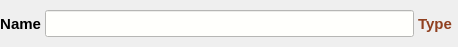
<?xml version="1.0" encoding="UTF-8"?>
<ui version="4.0">
 <class>ValueWidget</class>
 <widget class="QWidget" name="ValueWidget">
  <property name="geometry">
   <rect>
    <x>0</x>
    <y>0</y>
    <width>458</width>
    <height>47</height>
   </rect>
  </property>
  <property name="windowTitle">
   <string notr="true">Form</string>
  </property>
  <layout class="QHBoxLayout" name="horizontalLayout" stretch="0,0,0">
   <property name="spacing">
    <number>4</number>
   </property>
   <property name="sizeConstraint">
    <enum>QLayout::SetDefaultConstraint</enum>
   </property>
   <property name="leftMargin">
    <number>0</number>
   </property>
   <property name="topMargin">
    <number>0</number>
   </property>
   <property name="rightMargin">
    <number>0</number>
   </property>
   <property name="bottomMargin">
    <number>0</number>
   </property>
   <item>
    <widget class="QLabel" name="nameLabel">
     <property name="sizePolicy">
      <sizepolicy hsizetype="Preferred" vsizetype="Preferred">
       <horstretch>0</horstretch>
       <verstretch>0</verstretch>
      </sizepolicy>
     </property>
     <property name="minimumSize">
      <size>
       <width>40</width>
       <height>0</height>
      </size>
     </property>
     <property name="font">
      <font>
       <pointsize>11</pointsize>
       <weight>75</weight>
       <bold>true</bold>
      </font>
     </property>
     <property name="layoutDirection">
      <enum>Qt::LeftToRight</enum>
     </property>
     <property name="locale">
      <locale language="C" country="AnyCountry"/>
     </property>
     <property name="text">
      <string>Name</string>
     </property>
     <property name="alignment">
      <set>Qt::AlignRight|Qt::AlignTrailing|Qt::AlignVCenter</set>
     </property>
    </widget>
   </item>
   <item>
    <widget class="QLineEdit" name="valueLine">
     <property name="palette">
      <palette>
       <active>
        <colorrole role="Button">
         <brush brushstyle="SolidPattern">
          <color alpha="255">
           <red>255</red>
           <green>255</green>
           <blue>252</blue>
          </color>
         </brush>
        </colorrole>
        <colorrole role="Text">
         <brush brushstyle="SolidPattern">
          <color alpha="255">
           <red>32</red>
           <green>32</green>
           <blue>144</blue>
          </color>
         </brush>
        </colorrole>
        <colorrole role="Base">
         <brush brushstyle="SolidPattern">
          <color alpha="255">
           <red>255</red>
           <green>255</green>
           <blue>252</blue>
          </color>
         </brush>
        </colorrole>
        <colorrole role="Window">
         <brush brushstyle="SolidPattern">
          <color alpha="255">
           <red>255</red>
           <green>255</green>
           <blue>252</blue>
          </color>
         </brush>
        </colorrole>
       </active>
       <inactive>
        <colorrole role="Button">
         <brush brushstyle="SolidPattern">
          <color alpha="255">
           <red>255</red>
           <green>255</green>
           <blue>252</blue>
          </color>
         </brush>
        </colorrole>
        <colorrole role="Text">
         <brush brushstyle="SolidPattern">
          <color alpha="255">
           <red>32</red>
           <green>32</green>
           <blue>144</blue>
          </color>
         </brush>
        </colorrole>
        <colorrole role="Base">
         <brush brushstyle="SolidPattern">
          <color alpha="255">
           <red>255</red>
           <green>255</green>
           <blue>252</blue>
          </color>
         </brush>
        </colorrole>
        <colorrole role="Window">
         <brush brushstyle="SolidPattern">
          <color alpha="255">
           <red>255</red>
           <green>255</green>
           <blue>252</blue>
          </color>
         </brush>
        </colorrole>
       </inactive>
       <disabled>
        <colorrole role="Button">
         <brush brushstyle="SolidPattern">
          <color alpha="255">
           <red>255</red>
           <green>255</green>
           <blue>252</blue>
          </color>
         </brush>
        </colorrole>
        <colorrole role="Text">
         <brush brushstyle="SolidPattern">
          <color alpha="255">
           <red>144</red>
           <green>144</green>
           <blue>144</blue>
          </color>
         </brush>
        </colorrole>
        <colorrole role="Base">
         <brush brushstyle="SolidPattern">
          <color alpha="255">
           <red>255</red>
           <green>255</green>
           <blue>252</blue>
          </color>
         </brush>
        </colorrole>
        <colorrole role="Window">
         <brush brushstyle="SolidPattern">
          <color alpha="255">
           <red>255</red>
           <green>255</green>
           <blue>252</blue>
          </color>
         </brush>
        </colorrole>
       </disabled>
      </palette>
     </property>
     <property name="font">
      <font>
       <family>Roboto</family>
       <pointsize>12</pointsize>
       <weight>75</weight>
       <bold>true</bold>
      </font>
     </property>
     <property name="mouseTracking">
      <bool>false</bool>
     </property>
     <property name="acceptDrops">
      <bool>false</bool>
     </property>
     <property name="styleSheet">
      <string notr="true">background-color : #FFFFFC;</string>
     </property>
     <property name="locale">
      <locale language="C" country="AnyCountry"/>
     </property>
     <property name="text">
      <string notr="true"/>
     </property>
     <property name="alignment">
      <set>Qt::AlignCenter</set>
     </property>
     <property name="placeholderText">
      <string notr="true"/>
     </property>
    </widget>
   </item>
   <item>
    <widget class="QLabel" name="typeLabel">
     <property name="minimumSize">
      <size>
       <width>40</width>
       <height>0</height>
      </size>
     </property>
     <property name="palette">
      <palette>
       <active>
        <colorrole role="WindowText">
         <brush brushstyle="SolidPattern">
          <color alpha="255">
           <red>144</red>
           <green>64</green>
           <blue>32</blue>
          </color>
         </brush>
        </colorrole>
        <colorrole role="Text">
         <brush brushstyle="SolidPattern">
          <color alpha="255">
           <red>144</red>
           <green>64</green>
           <blue>32</blue>
          </color>
         </brush>
        </colorrole>
        <colorrole role="ButtonText">
         <brush brushstyle="SolidPattern">
          <color alpha="255">
           <red>144</red>
           <green>64</green>
           <blue>32</blue>
          </color>
         </brush>
        </colorrole>
       </active>
       <inactive>
        <colorrole role="WindowText">
         <brush brushstyle="SolidPattern">
          <color alpha="255">
           <red>144</red>
           <green>64</green>
           <blue>32</blue>
          </color>
         </brush>
        </colorrole>
        <colorrole role="Text">
         <brush brushstyle="SolidPattern">
          <color alpha="255">
           <red>144</red>
           <green>64</green>
           <blue>32</blue>
          </color>
         </brush>
        </colorrole>
        <colorrole role="ButtonText">
         <brush brushstyle="SolidPattern">
          <color alpha="255">
           <red>144</red>
           <green>64</green>
           <blue>32</blue>
          </color>
         </brush>
        </colorrole>
       </inactive>
       <disabled>
        <colorrole role="WindowText">
         <brush brushstyle="SolidPattern">
          <color alpha="255">
           <red>144</red>
           <green>64</green>
           <blue>32</blue>
          </color>
         </brush>
        </colorrole>
        <colorrole role="Text">
         <brush brushstyle="SolidPattern">
          <color alpha="255">
           <red>144</red>
           <green>64</green>
           <blue>32</blue>
          </color>
         </brush>
        </colorrole>
        <colorrole role="ButtonText">
         <brush brushstyle="SolidPattern">
          <color alpha="255">
           <red>144</red>
           <green>64</green>
           <blue>32</blue>
          </color>
         </brush>
        </colorrole>
       </disabled>
      </palette>
     </property>
     <property name="font">
      <font>
       <pointsize>11</pointsize>
       <weight>75</weight>
       <bold>true</bold>
      </font>
     </property>
     <property name="styleSheet">
      <string notr="true">color : #904020;</string>
     </property>
     <property name="locale">
      <locale language="C" country="AnyCountry"/>
     </property>
     <property name="text">
      <string>Type</string>
     </property>
    </widget>
   </item>
  </layout>
 </widget>
 <resources/>
 <connections/>
</ui>
